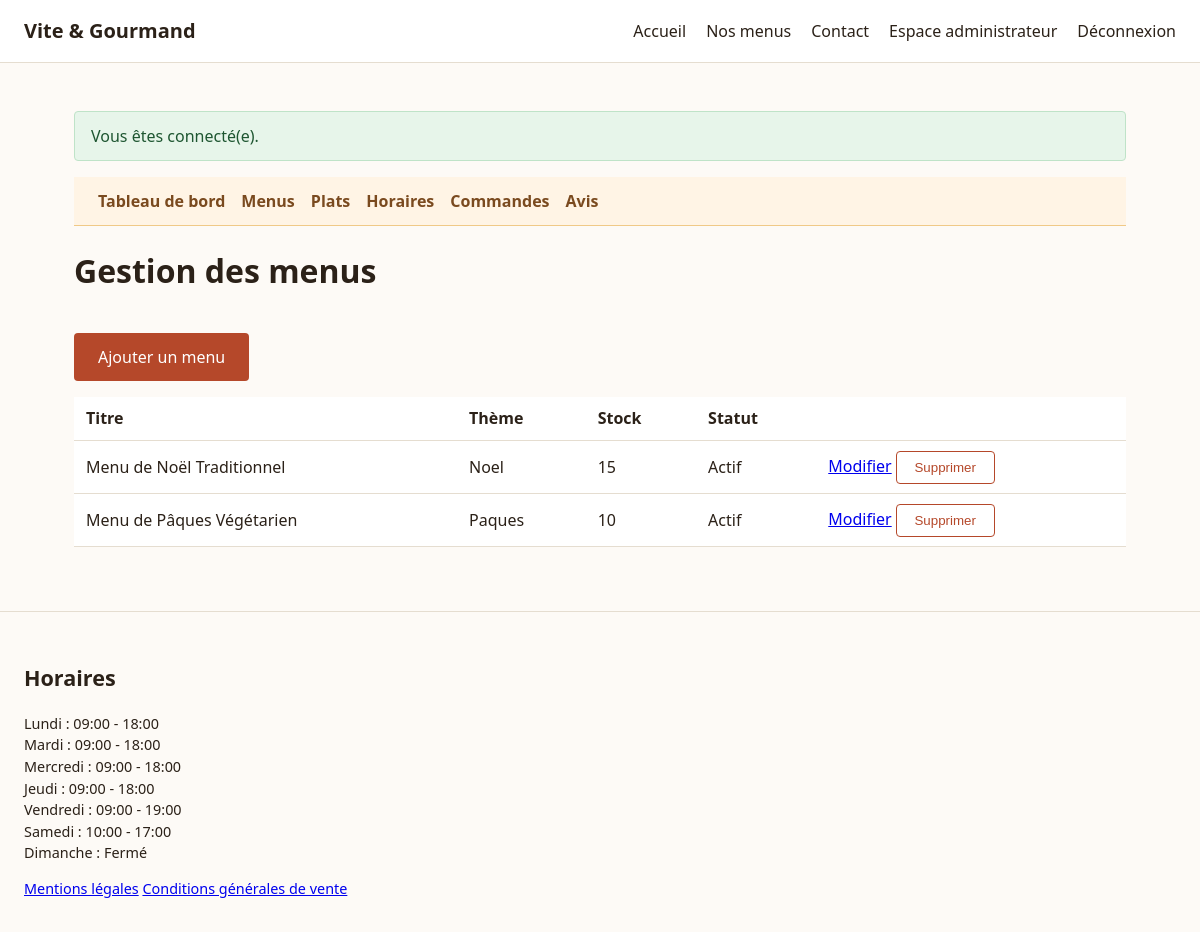
Screenshot of /employe/menus.php (signed in) with the database file from the repository.
### tables this page shows
CREATE TABLE menu (
    menu_id                 INT UNSIGNED AUTO_INCREMENT PRIMARY KEY,
    titre                    VARCHAR(150) NOT NULL,
    description              TEXT NOT NULL,
    theme_id                 TINYINT UNSIGNED NOT NULL,
    nombre_personne_minimum  SMALLINT UNSIGNED NOT NULL DEFAULT 1,
    prix_personne_minimum    DECIMAL(8,2) NOT NULL,         
    conditions               TEXT NULL,                     
    stock_disponible         SMALLINT NOT NULL DEFAULT 0,    
    actif                    TINYINT(1) NOT NULL DEFAULT 1,
    date_creation            DATETIME NOT NULL DEFAULT CURRENT_TIMESTAMP,
    date_modification        DATETIME NOT NULL DEFAULT CURRENT_TIMESTAMP ON UPDATE CURRENT_TIMESTAMP,
    CONSTRAINT fk_menu_theme FOREIGN KEY (theme_id) REFERENCES theme (theme_id)
);

CREATE TABLE theme (
    theme_id    TINYINT UNSIGNED AUTO_INCREMENT PRIMARY KEY,
    libelle     VARCHAR(50) NOT NULL UNIQUE    
);

CREATE TABLE horaire (
    horaire_id       TINYINT UNSIGNED AUTO_INCREMENT PRIMARY KEY,
    jour             ENUM('lundi','mardi','mercredi','jeudi','vendredi','samedi','dimanche') NOT NULL UNIQUE,
    heure_ouverture  TIME NULL,
    heure_fermeture  TIME NULL,
    ferme            TINYINT(1) NOT NULL DEFAULT 0
);

### src/Config/Database.php (called while the page is built, shortened)
<?php
function getPDO(): PDO
{
    static $pdo = null;
    if ($pdo instanceof PDO) {
        return $pdo;
    }
    $host    = env('DB_HOST', '127.0.0.1');
    $port    = env('DB_PORT', '3306');
    $name    = env('DB_NAME', 'vite_et_gourmand');
    $user    = env('DB_USER', 'root');
    $pass    = env('DB_PASS', '');
    $charset = env('DB_CHARSET', 'utf8mb4');
    $dsn = "mysql:host={$host};port={$port};dbname={$name};charset={$charset}";
    $pdo = new PDO($dsn, $user, $pass, [
        PDO::ATTR_ERRMODE            => PDO::ERRMODE_EXCEPTION,
        PDO::ATTR_DEFAULT_FETCH_MODE => PDO::FETCH_ASSOC,
        PDO::ATTR_EMULATE_PREPARES   => false,
    ]);
    return $pdo;
}

### src/Models/MenuModel.php (called while the page is built, shortened)
<?php
require_once __DIR__ . '/../Config/Database.php';
final class MenuModel
{
    public static function listPourGestion(): array
    {
        $stmt = getPDO()->query(
            'SELECT m.menu_id, m.titre, m.actif, m.stock_disponible, t.libelle AS theme
             FROM menu m JOIN theme t ON t.theme_id = m.theme_id
             ORDER BY m.actif DESC, m.titre'
        );
        return $stmt->fetchAll();
    }
}

### src/Helpers/functions.php (called while the page is built, shortened)
<?php
function e(?string $value): string
{
    return htmlspecialchars($value ?? '', ENT_QUOTES, 'UTF-8');
}

### public/employe/menus.php (the view, shortened to what this page needs)
<?php
require_once __DIR__ . '/../../src/Models/MenuModel.php';
$menus = MenuModel::listPourGestion();
require __DIR__ . '/../../src/Views/partials/header.php';
require __DIR__ . '/../../src/Views/partials/nav-employe.php';
?>
    <h1>Gestion des menus</h1>
    <p><a class="btn-primary" href="/employe/menu-form.php">Ajouter un menu</a></p>
    <table class="table-commandes">
        <thead>
            <tr>
                <th scope="col">Titre</th>
                <th scope="col">Thème</th>
                <th scope="col">Stock</th>
                <th scope="col">Statut</th>
                <th scope="col"></th>
            </tr>
        </thead>
        <tbody>
            <?php foreach ($menus as $menu): ?>
                <tr>
                    <td><?= e($menu['titre']) ?></td>
                    <td><?= e($menu['theme']) ?></td>
                    <td><?= (int) $menu['stock_disponible'] ?></td>
                    <td><?= $menu['actif'] ? 'Actif' : 'Inactif' ?></td>
                    <td>
                        <a href="/employe/menu-form.php?id=<?= (int) $menu['menu_id'] ?>">Modifier</a>
                        <form method="post" style="display:inline">
                            <button type="submit" class="btn-secondary"><?= $menu['actif'] ? 'Supprimer' : 'Réactiver' ?></button>
                        </form>
                    </td>
                </tr>
            <?php endforeach; ?>
        </tbody>
    </table>
<?php
require __DIR__ . '/../../src/Views/partials/footer.php';

### src/Views/partials/footer.php
<?php
$horaires = getPDO()->query(
    "SELECT jour, heure_ouverture, heure_fermeture, ferme FROM horaire
     ORDER BY FIELD(jour, 'lundi','mardi','mercredi','jeudi','vendredi','samedi','dimanche')"
)->fetchAll();
?>
</main>
<footer>
    <section aria-label="Horaires d'ouverture">
        <h2>Horaires</h2>
        <ul>
            <?php foreach ($horaires as $h): ?>
                <li>
                    <?= htmlspecialchars(ucfirst($h['jour'])) ?> :
                    <?= $h['ferme']
                        ? 'Fermé'
                        : htmlspecialchars(substr($h['heure_ouverture'], 0, 5) . ' - ' . substr($h['heure_fermeture'], 0, 5)) ?>
                </li>
            <?php endforeach; ?>
        </ul>
    </section>
    <nav aria-label="Informations légales">
        <a href="/mentions-legales.php">Mentions légales</a>
        <a href="/cgv.php">Conditions générales de vente</a>
    </nav>
</footer>
</body>
</html>

### public/assets/css/style.css (style rules this page uses)
* { box-sizing: border-box; }
html { overflow-x: hidden; }
body { margin: 0; overflow-x: hidden; font-family: system-ui, -apple-system, "Segoe UI", Roboto, sans-serif; color: #2b2118; background: #fdfaf6; line-height: 1.5; }
.btn-primary { display: inline-block; margin-top: 1rem; padding: 0.75rem 1.5rem; background: #b5482a; color: #fff; text-decoration: none; border-radius: 4px; }
footer { border-top: 1px solid #e5ddd0; padding: 2rem 1.5rem; margin-top: 2rem; font-size: 0.9rem; }
footer ul { list-style: none; padding: 0; }
.btn-secondary { display: inline-block; padding: 0.5rem 1.1rem; background: transparent; color: #b5482a; border: 1px solid #b5482a; border-radius: 4px; text-decoration: none; cursor: pointer; }
.table-commandes { width: 100%; border-collapse: collapse; background: #fff; }
.table-commandes th, .table-commandes td { text-align: left; padding: 0.6rem 0.75rem; border-bottom: 1px solid #e5ddd0; }

### rows the page displays
menu: titre "Menu de Noël Traditionnel", theme.libelle "Noel", stock_disponible "15", actif "Actif"
menu: titre "Menu de Pâques Végétarien", theme.libelle "Paques", stock_disponible "10", actif "Actif"
horaire: jour "Lundi", heure_ouverture+heure_fermeture "09:00 - 18:00"
horaire: jour "Mardi", heure_ouverture+heure_fermeture "09:00 - 18:00"
horaire: jour "Mercredi", heure_ouverture+heure_fermeture "09:00 - 18:00"
horaire: jour "Jeudi", heure_ouverture+heure_fermeture "09:00 - 18:00"
horaire: jour "Vendredi", heure_ouverture+heure_fermeture "09:00 - 19:00"
horaire: jour "Samedi", heure_ouverture+heure_fermeture "10:00 - 17:00"
horaire: jour "Dimanche", ferme "Fermé"

### other values shown
$flash['message'] "Vous êtes connecté(e)."
